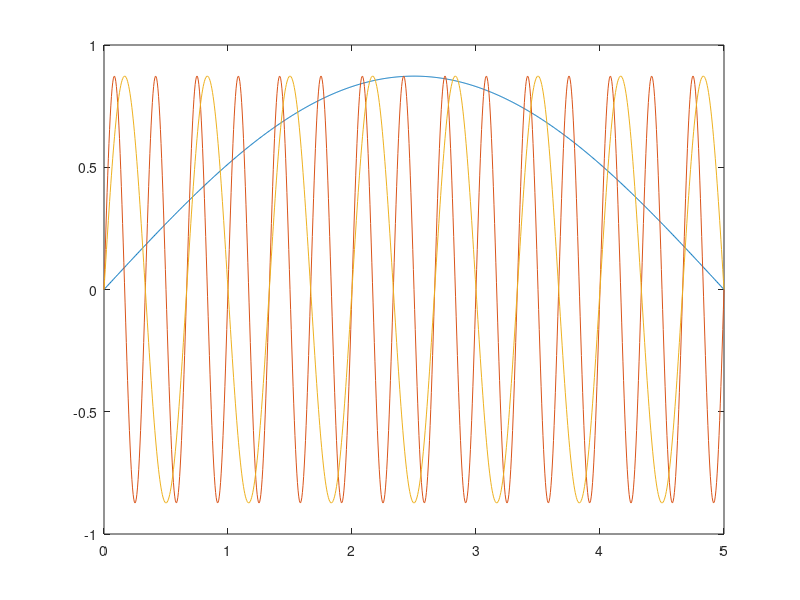

MATLAB code to generate this figure: (Note: this script raises an error after producing the figure.)
scale = (50*2*pi)/360;
pureSinTime = 0:0.005:5;
sinfreqs = 0.1:0.1:3.0; %Hz
pureSin = zeros(length(sinfreqs),length(pureSinTime));
for i = 1:length(sinfreqs)
    for j = 1:length(pureSinTime)
        pureSin(i,j) = scale*sin(2*pi*sinfreqs(i)*pureSinTime(j));
    end
end

figure
plot(pureSinTime,pureSin(1,:),pureSinTime,pureSin(end,:),pureSinTime,pureSin(round(end/2),:))


basepath = strcat(commonPath,'\Performance Input Signals');
savePath = genFileName(basepath,'pureSin');
save(savePath,'scale','pureSinTime','pureSin','sinfreqs')              
clearvars -except commonPath
